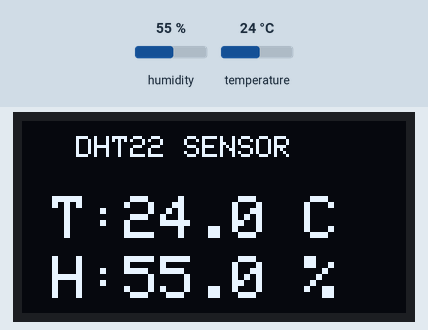
Recording of a sketch running on a simulated ESP32-S3. Parts: 128×64 one-colour display. The inputs (shaded band) are chosen by the test bench; at power-on: humidity 55 %, temperature 24 °C. WiFi joins after 1.5 s; servers stay silent unless stated.

Above: at 2.8 s.
2.9 s: humidity set to 22 %
At 6.7 s:
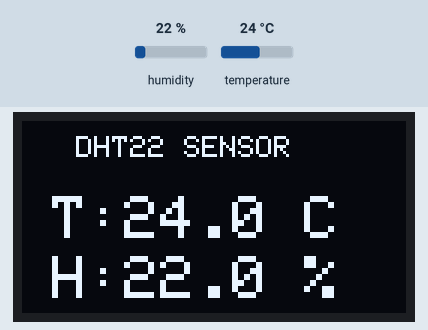
7.8 s: temperature set to 12 °C
At 11.0 s:
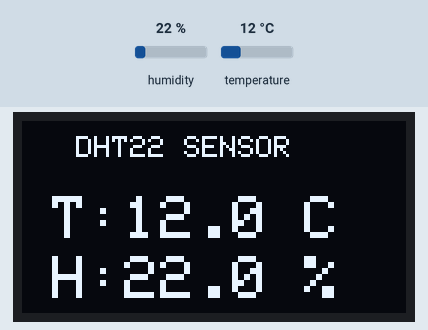
12.7 s: humidity set to 40 %
At 15.2 s:
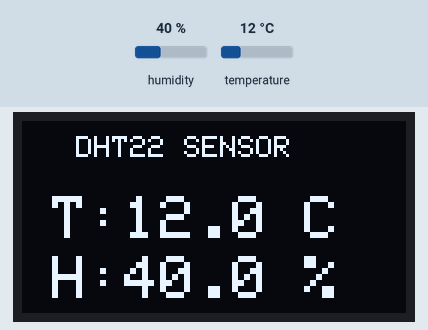
17.6 s: temperature set to 19 °C
At 19.5 s:
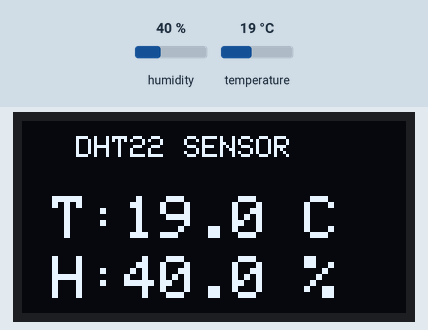
Timing chart, 0 to 21.0 s (numbered marks = the images above; inputs shaded):
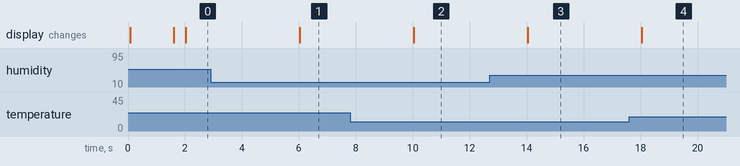

Measured:
- after the input at 2.9 s, the display: changes after 3.1 s (image 1)
- after the input at 7.8 s, the display: changes after 2.2 s (image 2)
- after the input at 12.7 s, the display: changes after 1.3 s (image 3)
- after the input at 17.6 s, the display: changes after 0.43 s (image 4)

The sketch:

DHt22_+_oled_+_OTA_.ino
```cpp
#include <WiFi.h>
#include <ArduinoOTA.h>
#include <Wire.h>
#include <Adafruit_GFX.h>
#include <Adafruit_SSD1306.h>
#include <DHT.h>

/* ================= PINS ================= */
#define DHT_PIN 7          // ✅ Best GPIO for DHT22
#define DHT_TYPE DHT22

#define SDA_PIN 8
#define SCL_PIN 9

/* ================= OLED ================= */
#define SCREEN_WIDTH 128
#define SCREEN_HEIGHT 64
Adafruit_SSD1306 oled(SCREEN_WIDTH, SCREEN_HEIGHT, &Wire, -1);

/* ================= DHT ================= */
DHT dht(DHT_PIN, DHT_TYPE);

/* ================= WIFI ================= */
const char* ssid = "Excitel_HARSHIT_2.4G";
const char* password = "dinesh480tak";

/* ================= FLAGS ================= */
bool otaActive = false;
unsigned long lastRead = 0;

/* ================= SETUP ================= */
void setup() {
  Serial.begin(115200);

  /* ---------- I2C ---------- */
  Wire.begin(SDA_PIN, SCL_PIN);

  /* ---------- OLED ---------- */
  if (!oled.begin(SSD1306_SWITCHCAPVCC, 0x3D)) {
    while (1);
  }
  oled.setRotation(2);
  oled.setTextColor(SSD1306_WHITE);

  showOLED("BOOTING", "");

  /* ---------- DHT ---------- */
  dht.begin();

  /* ---------- WIFI ---------- */
  WiFi.mode(WIFI_STA);
  WiFi.setSleep(false);
  WiFi.begin(ssid, password);

  showOLED("CONNECTING", "WIFI");
  while (WiFi.status() != WL_CONNECTED) {
    delay(300);
  }

  showOLED("WIFI", "CONNECTED");

  /* ---------- OTA ---------- */
  ArduinoOTA.setHostname("ESP32-S3-DHT22");
  ArduinoOTA.setTimeout(60000);

  ArduinoOTA.onStart([]() {
    otaActive = true;
    showOLED("OTA", "UPLOADING");
  });

  ArduinoOTA.onEnd([]() {
    otaActive = false;
    showOLED("UPDATE", "DONE");
  });

  ArduinoOTA.onError([](ota_error_t error) {
    otaActive = false;
    showOLED("OTA", "ERROR");
  });

  ArduinoOTA.begin();
}

/* ================= LOOP ================= */
void loop() {
  ArduinoOTA.handle();     // 🔥 NEVER REMOVE
  if (otaActive) return;   // 🔒 OTA LOCK

  if (millis() - lastRead >= 2000) {   // DHT22 needs ≥2s
    lastRead = millis();

    float humidity = dht.readHumidity();
    float temperature = dht.readTemperature(); // Celsius

    displayDHT(temperature, humidity);
  }
}

/* ================= OLED DISPLAY ================= */
void displayDHT(float t, float h) {
  oled.clearDisplay();

  oled.setTextSize(1);
  oled.setCursor(18, 5);
  oled.print("DHT22 SENSOR");

  oled.setTextSize(2);
  oled.setCursor(10, 25);

  if (isnan(t) || isnan(h)) {
    oled.print("Sensor");
    oled.setCursor(10, 45);
    oled.print("Error");
  } else {
    oled.print("T:");
    oled.print(t, 1);
    oled.print(" C");

    oled.setCursor(10, 45);
    oled.print("H:");
    oled.print(h, 1);
    oled.print(" %");
  }

  oled.display();
}

/* ================= OLED HELPER ================= */
void showOLED(const char* l1, const char* l2) {
  oled.clearDisplay();
  oled.setTextSize(2);
  oled.setCursor(10, 20);
  oled.println(l1);
  oled.setCursor(10, 40);
  oled.println(l2);
  oled.display();
}
```
